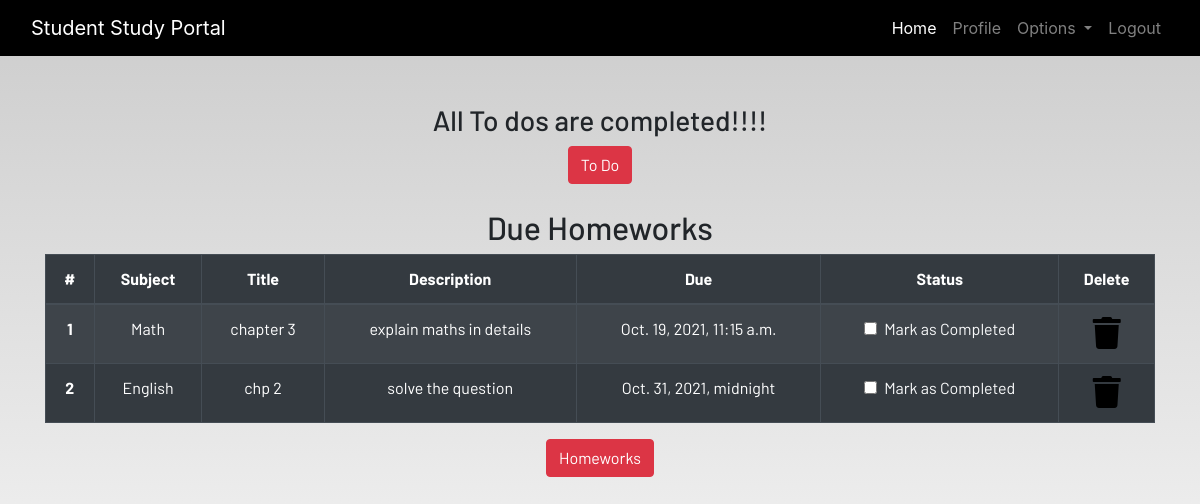
/profile/ (signed in), run on the app's committed database.
### dashboard/models.py (models this page shows, shortened)
class Homework(models.Model):
    user=models.ForeignKey(User,on_delete=models.CASCADE)
    subject=models.CharField(max_length=50)
    title=models.CharField(max_length=100)
    description=models.TextField()
    due=models.DateTimeField()
    is_finished=models.BooleanField(default=False)

### dashboard/views.py (the view)
# urls.py: path('profile/',dash_views.profile,name='profile'),
@login_required
def profile(request):
    homeworks=Homework.objects.filter(is_finished=False,user=request.user)
    todos=Todo.objects.filter(is_finished=False,user=request.user)
    if len(homeworks)==0:
        homework_done=True
    else:
        homework_done=False
    if len(todos)==0:
        todo_done=True
    else:
        todo_done=False
    context={
        'homeworks':homeworks,
        'todos':todos,
        'homework_done':homework_done,
        'todos_done':todo_done,
    }
    return render(request,'dashboard/profile.html',context)

### dashboard/templates/dashboard/profile.html
{% extends 'dashboard/base.html' %} {% load static %}
{% load crispy_forms_tags%}
{% load static %}
{% block content %}
<section class="text-center">
    <div class="container">
        {% if not todos_done %}
        <h2>Due ToDos</h2>
        <table class="table table-striped table-bordered table-hover table-dark">
            <thead>
                <tr>
                    <th scope="col">#</th>
                    <th scope="col">Title</th>
                    <th scope="col">Status</th>
                    <th scope="col">Delete</th>
                </tr>
            </thead>
            <tbody>
                {% for todo in todos %}
                <tr>
                    <th scope="row">{{ forloop.counter}}</th>
                    <td>{{todo.title}}</td>
                    <td>
                        <a href="{ % url 'update-todo' todo.id %}">
                            <div class="form-check">
                                {% if todo.is_finished %}
                                <input class="form-check-input" type="checkbox" value="" checked>
                                {%else%}
                                <input class="form-check-input" type="checkbox" value="" >
                                {% endif %}
                                <label class="form-check-label text-light" for="flexCheckDefault">
                                    Mark as Completed
                                </label>
                            </div>
                        </a>
                    </td>
                    <td><a href="{% url 'delete-todo' todo.id%}"><i class="fa fa-trash fa-2x"></i></a></td>
                </tr>
                {% endfor %}
            </tbody>
        </table>
        {% else %}
        <h3>All To dos are completed!!!!</h3>
    {% endif %}
        <a href="{% url 'todo' %}" class="btn btn-danger">To Do</a>
        <br><br>
        {% if not homework_done %}
        <h2>Due Homeworks</h2>
        <table class="table table-striped table-bordered table-hover table-dark">
            <thead>
                <tr>
                    <th scope="col">#</th>
                    <th scope="col">Subject</th>
                    <th scope="col">Title</th>
                    <th scope="col">Description</th>
                    <th scope="col">Due</th>
                    <th scope="col">Status</th>
                    <th scope="col">Delete</th>
                </tr>
            </thead>
            <tbody>
                {% for homework in homeworks%}
                <tr>
                    <th scope="row">{{forloop.counter}}</th>
                    <td>{{homework.subject}}</td>
                    <td>{{homework.title}}</td>
                    <td>{{homework.description}}</td>
                    <td>{{homework.due}}</td>
                    <td>
                        <a href="{% url 'update-homework' homework.id%}">
                            <div class="form-check">
                                {% if homework.is_finished %}
                                <input class="form-check-input" type="checkbox" value="" checked >
                                {% else %}
                                <input class="form-check-input" type="checkbox" value="">
                                {% endif %}
                                <label class="form-check-label text-light" for="flexCheckDefault">
                                    Mark as Completed
                                </label>
                            </div>
                        </a>
                    </td>
                    <td><a href="{% url 'delete-homework' homework.id%}"><i class="fa fa-trash fa-2x"></i></a></td>
                </tr>
                {% endfor %}
            </tbody>
        </table>
        {% else %}
        <h3>All To homeworks are completed!!!!</h3>
        {% endif %}
        <a href="{% url 'homework'%}" class="btn btn-danger">Homeworks</a>
    </div>
</section>
{% endblock content %}

### static/css/main.css (style rules this page uses)
html { scroll-behavior: smooth; height: 100%; width: 100%; }
a { text-decoration: none !important; color: black; }
html, body { max-width: 100%; overflow-x: hidden; height: 100%; width: 100%; }
body { background: linear-gradient(rgba(0, 0, 0, 0.2), rgba(255, 255, 255, 0.5)); overflow-x: hidden; background-repeat: no-repeat; }
.fa { color: black; }

### data on the page
Homework: subject "Math", title "chapter 3", description "explain maths in details", due "Oct. 19, 2021, 11:15 a.m."
Homework: subject "English", title "chp 2", description "solve the question", due "Oct. 31, 2021, midnight"
